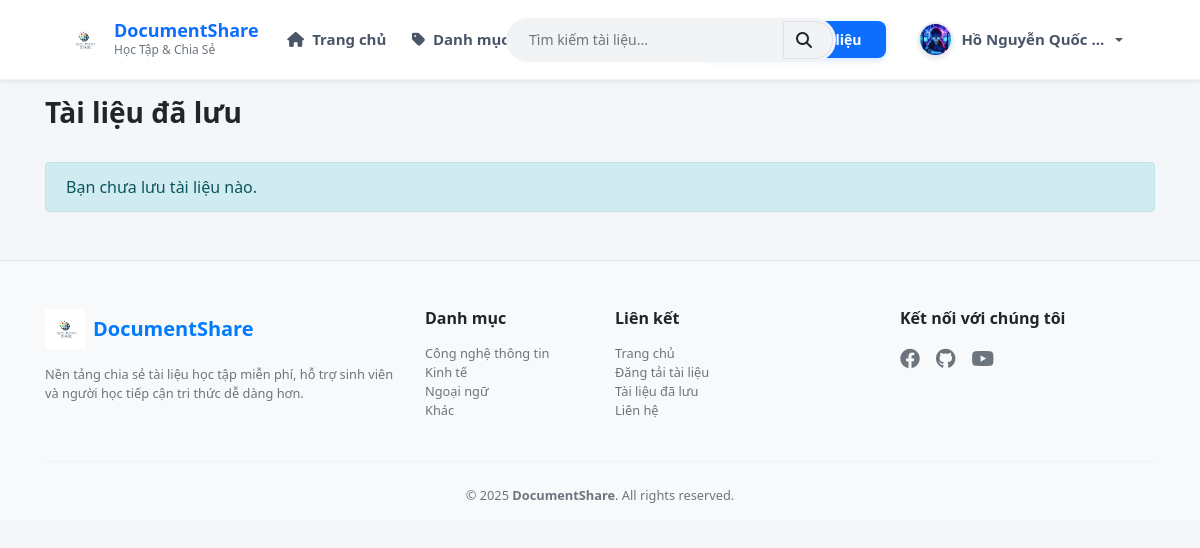
Page /saved_documents.php (signed in) on the earlier database version.
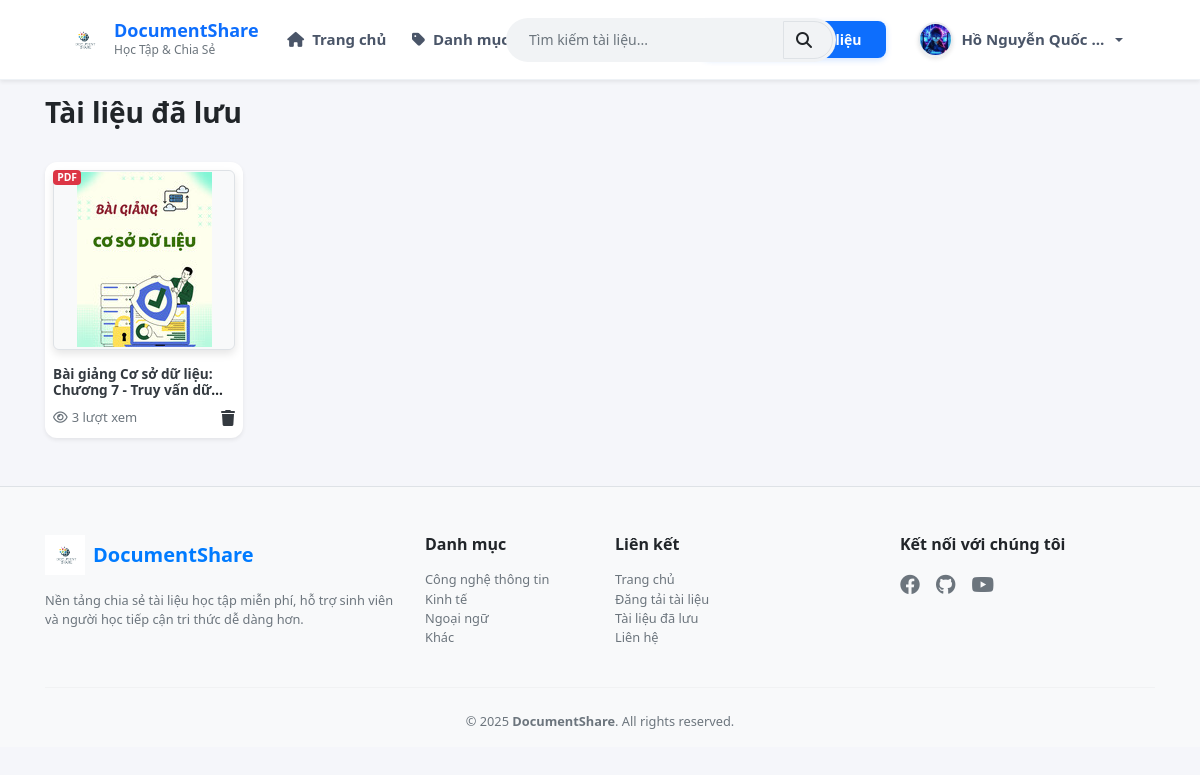
Same page on the later database version.
### tables this page shows
CREATE TABLE `documents` (
  `document_id` int(10) NOT NULL,
  `title` varchar(255) DEFAULT NULL,
  `description` text NOT NULL,
  `thumbnail` varchar(255) DEFAULT NULL,
  `file_path` varchar(255) DEFAULT NULL,
  `file_type` varchar(255) NOT NULL,
  `file_size` int(11) DEFAULT 0,
  `subcategory_id` int(10) NOT NULL,
  `status` enum('pending','approved','rejected') NOT NULL DEFAULT 'approved',
  `is_visible` tinyint(1) NOT NULL DEFAULT 0,
  `approved_at` datetime DEFAULT NULL,
  `approved_by` varchar(50) DEFAULT NULL,
  `username` varchar(50) DEFAULT NULL,
  `uploader_role` enum('admin','user') NOT NULL DEFAULT 'admin',
  `views` int(10) NOT NULL,
  `share_link` varchar(255) NOT NULL,
  `downloads` int(11) DEFAULT 0,
  `created_at` datetime NOT NULL DEFAULT current_timestamp(),
  `updated_at` datetime NOT NULL DEFAULT current_timestamp() ON UPDATE current_timestamp()
);

### saved_documents.php (the view, shortened to what this page needs)
<?php
include "header.php";
$username = $_SESSION['username'];
$sql = "
    SELECT d.*
    FROM saved_documents s
    INNER JOIN documents d ON s.document_id = d.document_id
    WHERE s.username = '$username' AND status = 'approved' AND is_visible = 1
    ORDER BY s.created_at DESC
";
$result = mysqli_query($conn, $sql);
?>
<div class="container mt-4 mrt">
    <div class="d-flex justify-content-between align-items-center mb-4">
        <h3 class="fw-bold">Tài liệu đã lưu</h3>
    </div>
    <?php if ($result && mysqli_num_rows($result) > 0): ?>
        <div class="row row-cols-1 row-cols-sm-2 row-cols-md-5 g-4">
            <?php while ($row = mysqli_fetch_assoc($result)): ?>
                <?php
                $thumb = !empty($row['thumbnail'])
                    ? "uploads/thumbnails/" . $row['thumbnail']
                    : "assets/img/default-document.jpg";
                $file_ext = strtolower($row['file_type']);
                $icon_class = ($file_ext == 'pdf') ? 'bg-danger' : 'bg-primary';
                $icon_text = strtoupper($file_ext);
                ?>
                <div class="col">
                    <div class="card h-100 border-0 shadow-sm doc-card">
                        <div class="position-relative p-2">
                            <span class="badge <?= $icon_class ?> position-absolute top-0 start-0 m-2"
                                style="font-size: 0.65rem;">
                                <?= $icon_text ?>
                            </span>
                            <a href="document_detail.php?id=<?= $row['document_id'] ?>">
                                <div class="doc-thumb border rounded-2 d-flex justify-content-center align-items-center">
                                    <img src="<?= $thumb ?>" alt="">
                                </div>
                            </a>
                        </div>
                        <div class="card-body p-2 pt-0 d-flex flex-column">
                            <h6 class="fw-semibold text-truncate-2 mb-2"
                                style="font-size: 0.85rem;">
                                <a href="document_detail.php?id=<?= $row['document_id'] ?>"
                                    class="text-decoration-none text-dark">
                                    <?= htmlspecialchars($row['title']) ?>
                                </a>
                            </h6>
                            <div class="mt-auto d-flex justify-content-between align-items-center text-muted">
                                <span style="font-size: 13px;">
                                    <i class="far fa-eye me-1"></i><?= $row['views'] ?> lượt xem
                                </span>
                                <a href="unsave_document.php?id=<?= $row['document_id'] ?>"
                                    class="text-dark"
                                    onclick="return confirm('Bạn có chắc bỏ lưu tài liệu này?')">
                                    <i class="fas fa-trash" style="font-size: 16px;"></i>
                                </a>
                            </div>
                        </div>
                    </div>
                </div>
            <?php endwhile; ?>
        </div>
    <?php else: ?>
        <div class="alert alert-info">
            Bạn chưa lưu tài liệu nào.
        </div>
    <?php endif; ?>
</div>
<?php include "footer.php"; ?>

Differences in the rows shown:
now on this page (row edited): documents: file_type "PDF", thumbnail (picture), title "Bài giảng Cơ sở dữ liệu: Chương 7 - Truy vấn…", views "3"
Other differences:
text no longer shown: "Bạn chưa lưu tài liệu nào."
